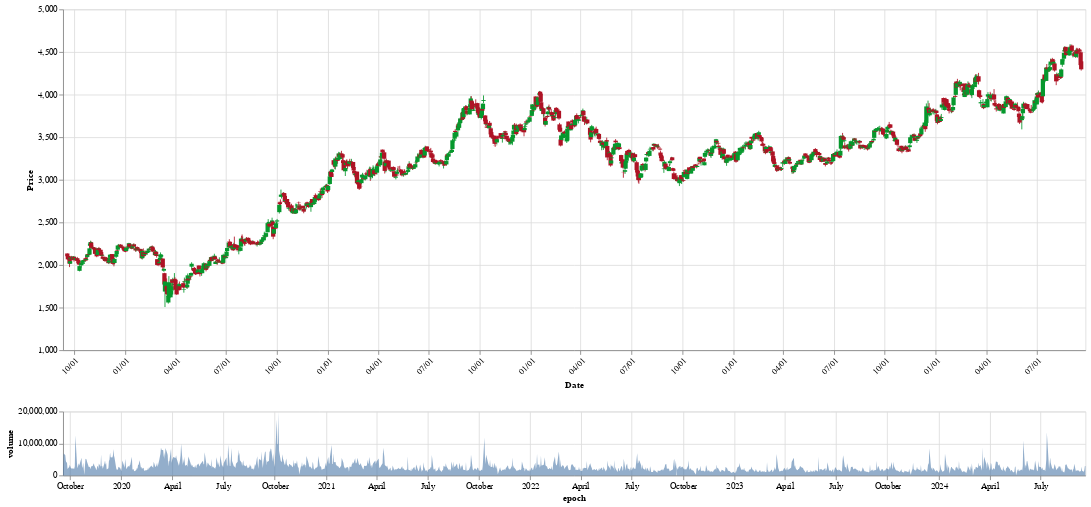

Notebook code cell kept with this figure:
### Code cell
import altair as alt
source = fd.filter(symbol=sym)
brush = alt.selection_interval(encodings=['x'])
nearest = alt.selection_point(nearest=True, on="pointerover",fields=["epoch"], empty=False)
rules = alt.Chart(source).mark_rule(color="gray").encode(x="epoch:T",).transform_filter(nearest)
open_close_color = alt.condition("datum.open <= datum.close",alt.value("#06982d"),alt.value("#ae1325"))
base = alt.Chart(source).encode(alt.X('epoch:T').scale(domain=brush).axis(format='%m/%d', labelAngle=-45).title('Date'),tooltip=['open','high','low','close'],
                                color=open_close_color).transform_filter(brush).add_params(nearest)
rule = base.mark_rule().encode(alt.Y('low:Q').title('Price').scale(zero=False),alt.Y2('high:Q'))
bar = base.mark_bar().encode(alt.Y('open:Q'),alt.Y2('close:Q'))
lower =  alt.Chart(source).mark_area(opacity=.6).encode(x = 'epoch:T',y = 'volume:Q').properties(height=75,width=1200).add_params(brush)

((rule + bar + rules).properties(width=1200,height=400) & lower)

### Figure 1 — Vega-Lite specification as saved in the notebook (floating-point values rounded to 4 significant figures; data arrays with more than 128 entries replaced by an {"elided": "..."} marker saying what was removed)
{"config": {"view": {"continuousWidth": 300, "continuousHeight": 300}}, "vconcat": [{"layer": [{"mark": {"type": "rule"}, "encoding": {"color": {"condition": {"test": "datum.open <= datum.close", "value": "#06982d"}, "value": "#ae1325"}, "tooltip": [{"field": "open", "type": "quantitative"}, {"field": "high", "type": "quantitative"}, {"field": "low", "type": "quantitative"}, {"field": "close", "type": "quantitative"}], "x": {"axis": {"format": "%m/%d", "labelAngle": -45}, "field": "epoch", "scale": {"domain": {"param": "param_1"}}, "title": "Date", "type": "temporal"}, "y": {"field": "low", "scale": {"zero": false}, "title": "Price", "type": "quantitative"}, "y2": {"field": "high"}}, "name": "view_1", "transform": [{"filter": {"param": "param_1"}}]}, {"mark": {"type": "bar"}, "encoding": {"color": {"condition": {"test": "datum.open <= datum.close", "value": "#06982d"}, "value": "#ae1325"}, "tooltip": [{"field": "open", "type": "quantitative"}, {"field": "high", "type": "quantitative"}, {"field": "low", "type": "quantitative"}, {"field": "close", "type": "quantitative"}], "x": {"axis": {"format": "%m/%d", "labelAngle": -45}, "field": "epoch", "scale": {"domain": {"param": "param_1"}}, "title": "Date", "type": "temporal"}, "y": {"field": "open", "type": "quantitative"}, "y2": {"field": "close"}}, "transform": [{"filter": {"param": "param_1"}}]}, {"mark": {"type": "rule", "color": "gray"}, "encoding": {"x": {"field": "epoch", "type": "temporal"}}, "transform": [{"filter": {"param": "param_2", "empty": false}}]}], "height": 400, "width": 1200}, {"mark": {"type": "area", "opacity": 0.6}, "encoding": {"x": {"field": "epoch", "type": "temporal"}, "y": {"field": "volume", "type": "quantitative"}}, "height": 75, "name": "view_2", "width": 1200}], "data": {"name": "data-a51c93931d01bf9094b293cfd3b8e3ab"}, "params": [{"name": "param_2", "select": {"type": "point", "fields": ["epoch"], "nearest": true, "on": "pointerover"}, "views": ["view_1"]}, {"name": "param_1", "select": {"type": "interval", "encodings": ["x"]}, "views": ["view_2"]}], "$schema": "https://vega.github.io/schema/vega-lite/v5.20.1.json", "datasets": {"data-a51c93931d01bf9094b293cfd3b8e3ab": {"elided": "1244 records"}}}
